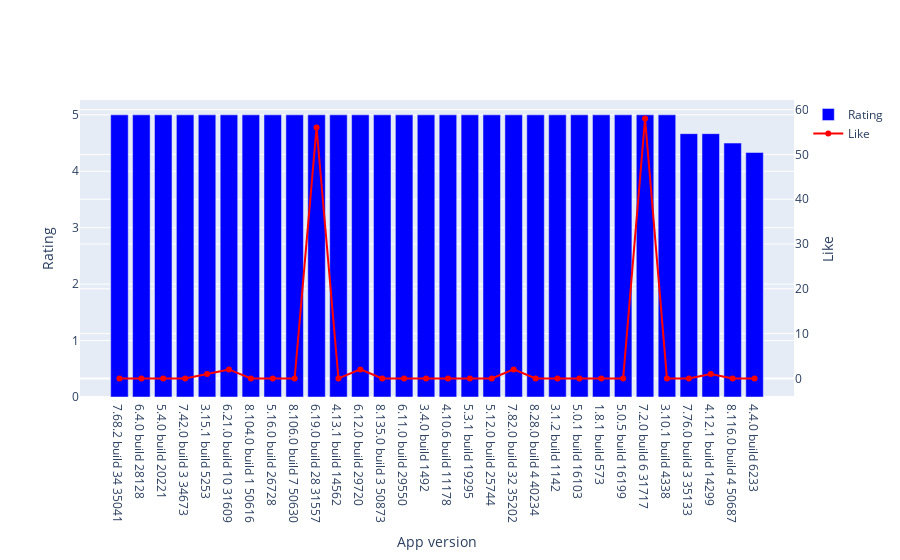

The notebook cell this image was saved under:
### Code cell
#Create an interactive chart using Plotly to show which version has the highest rating and the most likes.
fig = go.Figure()
fig.add_trace(go.Bar(x=app_rating[:30]['appVersion'], y=app_rating[:30]['score'], name='Rating', marker_color='blue'))
fig.add_trace(go.Scatter(mode='lines+markers', x=app_rating[:30]['appVersion'], y=app_rating[:30]['thumbsUpCount'], name='Like', marker_color='red', yaxis='y2'))
fig.update_layout(yaxis=dict(title='Rating'), yaxis2=dict(title='Like', overlaying='y', side='right'), xaxis=dict(title='App version'))
fig.show()

### Figure 1 — Plotly figure (JSON) as saved in the notebook; plotly's stock layout.template omitted (floating-point values rounded to 4 significant figures)
{"data": [{"marker": {"color": "blue"}, "name": "Rating", "type": "bar", "x": ["7.68.2 build 34 35041", "6.4.0 build 28128", "5.4.0 build 20221", "7.42.0 build 3 34673", "3.15.1 build 5253", "6.21.0 build 10 31609", "8.104.0 build 1 50616", "5.16.0 build 26728", "8.106.0 build 7 50630", "6.19.0 build 28 31557", "4.13.1 build 14562", "6.12.0 build 29720", "8.135.0 build 3 50873", "6.11.0 build 29550", "3.4.0 build 1492", "4.10.6 build 11178", "5.3.1 build 19295", "5.12.0 build 25744", "7.82.0 build 32 35202", "8.28.0 build 4 40234", "3.1.2 build 1142", "5.0.1 build 16103", "1.8.1 build 573", "5.0.5 build 16199", "7.2.0 build 6 31717", "3.10.1 build 4338", "7.76.0 build 3 35133", "4.12.1 build 14299", "8.116.0 build 4 50687", "4.4.0 build 6233"], "y": [5, 5, 5, 5, 5, 5, 5, 5, 5, 5, 5, 5, 5, 5, 5, 5, 5, 5, 5, 5, 5, 5, 5, 5, 5, 5, 4.667, 4.667, 4.5, 4.333]}, {"marker": {"color": "red"}, "mode": "lines+markers", "name": "Like", "type": "scatter", "x": ["7.68.2 build 34 35041", "6.4.0 build 28128", "5.4.0 build 20221", "7.42.0 build 3 34673", "3.15.1 build 5253", "6.21.0 build 10 31609", "8.104.0 build 1 50616", "5.16.0 build 26728", "8.106.0 build 7 50630", "6.19.0 build 28 31557", "4.13.1 build 14562", "6.12.0 build 29720", "8.135.0 build 3 50873", "6.11.0 build 29550", "3.4.0 build 1492", "4.10.6 build 11178", "5.3.1 build 19295", "5.12.0 build 25744", "7.82.0 build 32 35202", "8.28.0 build 4 40234", "3.1.2 build 1142", "5.0.1 build 16103", "1.8.1 build 573", "5.0.5 build 16199", "7.2.0 build 6 31717", "3.10.1 build 4338", "7.76.0 build 3 35133", "4.12.1 build 14299", "8.116.0 build 4 50687", "4.4.0 build 6233"], "y": [0, 0, 0, 0, 1, 2, 0, 0, 0, 56, 0, 2, 0, 0, 0, 0, 0, 0, 2, 0, 0, 0, 0, 0, 58, 0, 0, 1, 0, 0], "yaxis": "y2"}], "layout": {"xaxis": {"title": {"text": "App version"}}, "yaxis": {"title": {"text": "Rating"}}, "yaxis2": {"overlaying": "y", "side": "right", "title": {"text": "Like"}}}}
